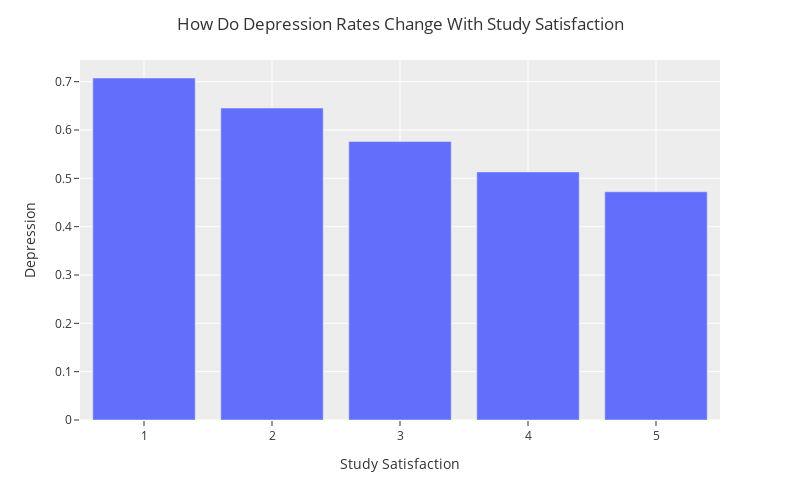

The notebook cell this image was saved under:
### Code cell
DF_Study_Satisfaction = pd.DataFrame()

DF_Study_Satisfaction['Depression'] = DF['Depression']
DF_Study_Satisfaction['Study Satisfaction'] = DF['Study Satisfaction']
DF_Study_Satisfaction['Working Professional or Student'] = DF['Working Professional or Student']

#series of masks. First mask filters out only the students for this data frame
mask = (DF_Study_Satisfaction['Working Professional or Student'] == "Student")
# this applies the mask
DF_Study_Satisfaction = DF_Study_Satisfaction[mask]
# deletes that column since we don't use it and it gets in the way
del DF_Study_Satisfaction['Working Professional or Student']
# masking to avoid ages above 35, since there are only a couple data points there and it throws off the data
mask = (DF_Study_Satisfaction['Study Satisfaction'] <= 35)
#applying mask
DF_Study_Satisfaction = DF_Study_Satisfaction[mask]


#creating first graph with students
DF_Study_Satisfaction = DF_Study_Satisfaction.groupby('Study Satisfaction').mean().reset_index()
show(DF_Study_Satisfaction)
fig_students = px.bar(DF_Study_Satisfaction, 
    x = 'Study Satisfaction',
    y = 'Depression'
)

fig_students.update_layout(
                  title='How Do Depression Rates Change With Study Satisfaction',
                  template='ggplot2',
                  width=800,
                  height=500,
                      )

fig_students.show()

### Figure 1 — Plotly figure (JSON) as saved in the notebook; plotly's stock layout.template omitted (floating-point values rounded to 4 significant figures)
{"data": [{"alignmentgroup": "True", "hovertemplate": "Study Satisfaction=%{x}<br>Depression=%{y}<extra></extra>", "legendgroup": "", "marker": {"color": "#636efa", "pattern": {"shape": ""}}, "name": "", "offsetgroup": "", "orientation": "v", "showlegend": false, "textposition": "auto", "type": "bar", "x": [1, 2, 3, 4, 5], "xaxis": "x", "y": [0.7076, 0.6454, 0.576, 0.5133, 0.4722], "yaxis": "y"}], "layout": {"barmode": "relative", "height": 500, "legend": {"tracegroupgap": 0}, "margin": {"t": 60}, "title": {"text": "How Do Depression Rates Change With Study Satisfaction"}, "width": 800, "xaxis": {"anchor": "y", "autorange": true, "domain": [0, 1], "range": [0.5, 5.5], "title": {"text": "Study Satisfaction"}, "type": "linear"}, "yaxis": {"anchor": "x", "autorange": true, "domain": [0, 1], "range": [0, 0.7448], "title": {"text": "Depression"}, "type": "linear"}}}
